Frame 1 (no input): blank canvas, image omitted
Frame 60 (the mouse pressed at the canvas centre just before this capture): blank canvas, image omitted
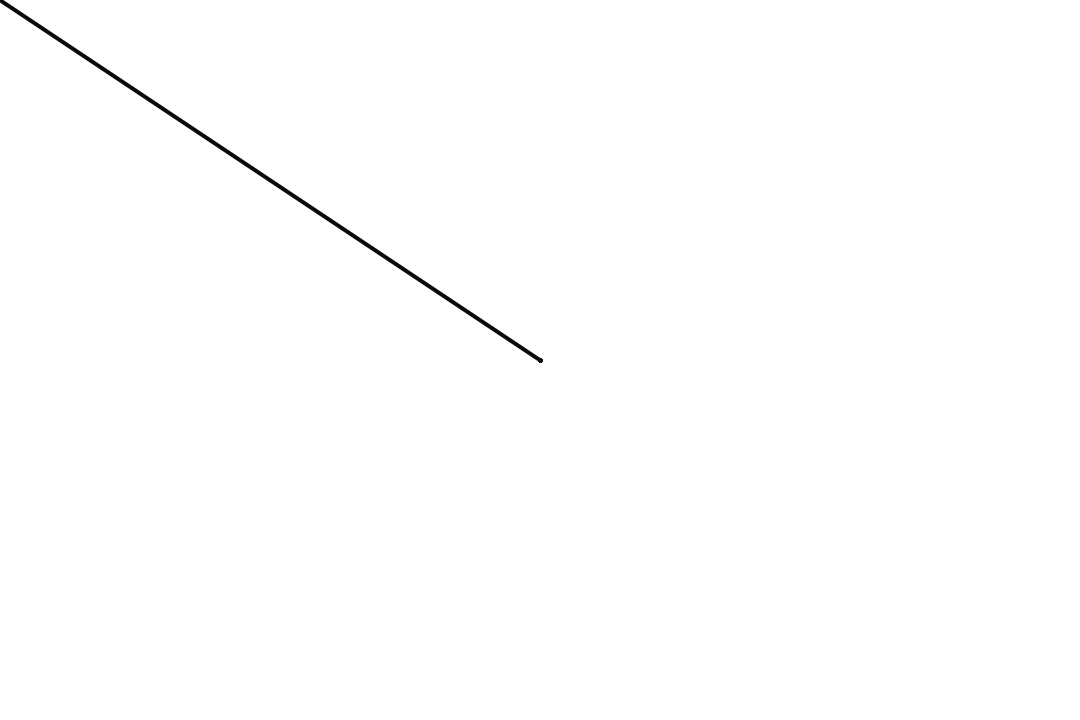
Frame 120 (the mouse held since frame 60 and released just before this capture)

The Processing sketch whose frames 1 and 60 were blank and that drew this single picture after the mouse press (run headless with seeded random() and noise(); from frame 60 on, the mouse is pressed at the canvas centre):

// Processing sketch: drawpro
// ── drawpro.pde
// Draw Pro - J. Martinez

// Click to Draw
// A - Random Squares ( HOLD )
// Q - Random Circles ( HOLD )
// S - Increase size of shape ( HOLD )
// D - Decrease size of shape ( HOLD )
// C - Clear background (WHITE)
// B - Clear background (BLACK)
// R - Draw with squares ( HOLD 'R' and move mouse around )

float r;
float g;
float b;
float s;
float x;
float y;
float d;

int size = 4;
int line = 10;

void setup() {
  size(1080, 720);
  background(255);
}

void draw() {

  if (mousePressed == true) {  
    fill(0);
    stroke(line);
    strokeWeight(size);
    line(pmouseX, pmouseY, mouseX, mouseY);
  } else if (keyPressed)  {
    if (key == 'r') {
      fill(r, g, b);
      stroke(1);
      rect(mouseX, mouseY, 25, 25);
    }
  }
  r = random(255);
  g = random(255);
  b = random(255);
  s = random(25);
  x = random(width);
  y = random(height);
  d = random(100);
}

void keyPressed() {

  if (keyPressed) {
    if (key == 'c') {
      background(255);
      line = 0;
    }
  }

  if (keyPressed) {
    if (key == 'b') {
      background(0);
      line = 255;
    }
  }

  if (keyPressed) {
    if (key == 's') {
      size = size + 5;
    } else {
      if (key == 'd') {
        size = size - 5;
      }
      if ( size < 0) {
        size = 5;
      }
    }
  }

  if (keyPressed) {
    if (key == 'a') {
      fill(r, g, b);
      stroke(0);
      strokeWeight(1);
      rect(x, y, s, s);
    }
  }

  if (keyPressed) {
    if (key == 'q') {
      fill(r, g, b);
      stroke(0);
      strokeWeight(1);
      ellipse(x, y, d, d);
    }
  }
}
